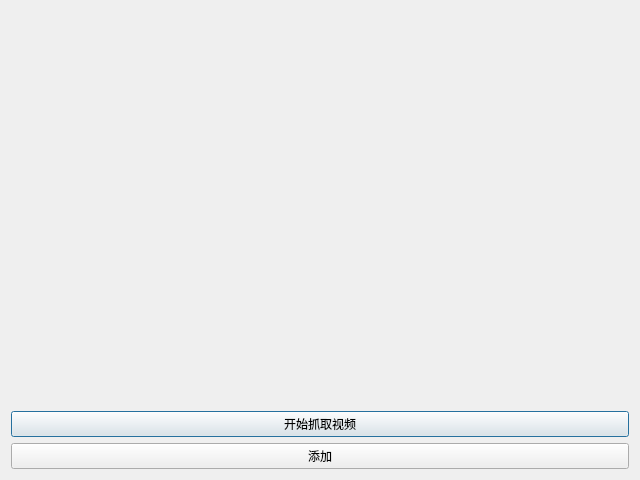
<?xml version="1.0" encoding="UTF-8"?>
<ui version="4.0">
 <class>NDNRtcDialog</class>
 <widget class="QDialog" name="NDNRtcDialog">
  <property name="geometry">
   <rect>
    <x>0</x>
    <y>0</y>
    <width>640</width>
    <height>480</height>
   </rect>
  </property>
  <property name="windowTitle">
   <string>Dialog</string>
  </property>
  <layout class="QVBoxLayout" name="verticalLayout">
   <item>
    <layout class="QHBoxLayout" name="horizontalLayout_3">
     <item>
      <layout class="QGridLayout" name="gridLayout">
       <item row="0" column="0">
        <widget class="QLabel" name="labelCamera">
         <property name="text">
          <string/>
         </property>
        </widget>
       </item>
      </layout>
     </item>
     <item>
      <spacer name="horizontalSpacer">
       <property name="orientation">
        <enum>Qt::Horizontal</enum>
       </property>
       <property name="sizeHint" stdset="0">
        <size>
         <width>40</width>
         <height>20</height>
        </size>
       </property>
      </spacer>
     </item>
    </layout>
   </item>
   <item>
    <spacer name="verticalSpacer">
     <property name="orientation">
      <enum>Qt::Vertical</enum>
     </property>
     <property name="sizeHint" stdset="0">
      <size>
       <width>20</width>
       <height>369</height>
      </size>
     </property>
    </spacer>
   </item>
   <item>
    <widget class="QPushButton" name="btnStartCaptureFromCamera">
     <property name="text">
      <string>开始抓取视频</string>
     </property>
    </widget>
   </item>
   <item>
    <widget class="QPushButton" name="btnAddRemote">
     <property name="text">
      <string>添加</string>
     </property>
    </widget>
   </item>
  </layout>
  <action name="action">
   <property name="text">
    <string>添加</string>
   </property>
   <property name="shortcut">
    <string>Ctrl+A</string>
   </property>
  </action>
  <zorder>btnStartCaptureFromCamera</zorder>
  <zorder>btnAddRemote</zorder>
  <zorder>horizontalSpacer</zorder>
  <zorder>labelCamera</zorder>
 </widget>
 <resources/>
 <connections/>
</ui>
